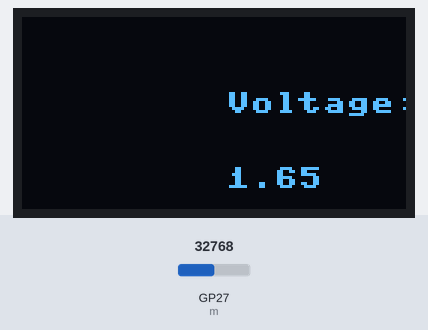
Recording of a program running on a simulated Raspberry Pi Pico running MicroPython. On the bench: 128×64 one-colour display. The test bench sets the inputs (shaded band); at power-on: GP27 (m) = 32768 (analog values on the 0–65535 scale). Library files of the repository ran but are not shown: ssd1306.py.

Above: at 1.2 s.
1.3 s: GP27 (m) set to 45874
At 2.6 s:
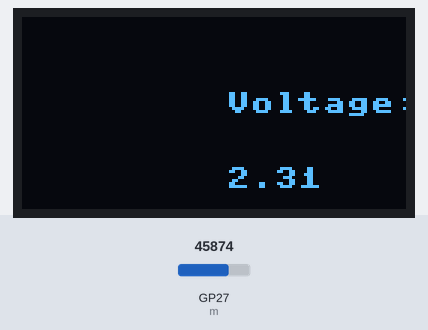
4.7 s: GP27 (m) set to 57670
At 6.2 s:
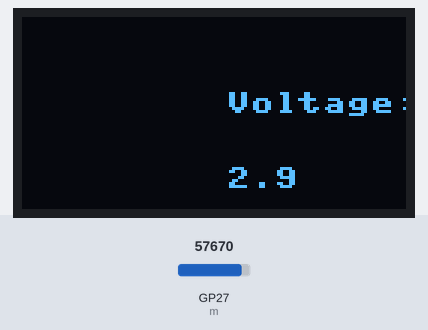
8.0 s: GP27 (m) set to 65535
Timing chart, 0 to 11.0 s (numbered marks = the images above; inputs shaded):
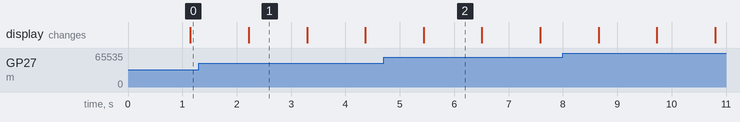

The program:

PicoVoltDisplay.py
```python
from machine import Pin,ADC,I2C
from ssd1306 import SSD1306_I2C
import time

m = ADC(Pin(27))
i2c = I2C(0,scl=Pin(17),sda=Pin(16))
oled = SSD1306_I2C(128,64,i2c)

def oled_write(text,x,y):
    oled.text(text,x,y)
    oled.show()

def oled_clear():
    oled.fill(0)
    oled.show()

while 1:
    v = m.read_u16()*3.3/65535
    oled_write("Voltage:",68,25)
    oled_write(str(round(v,2)),68,50)
    time.sleep(1)
    oled_clear()
```

Measured:
- after the input at 1.3 s, the display: first differs from a run without the input after 0.92 s (image 1)
- after the input at 4.7 s, the display: first differs from a run without the input after 0.74 s (image 2)
- what the display in image 1 shows lasts 1.1 s, from 2.2 s to 3.3 s
